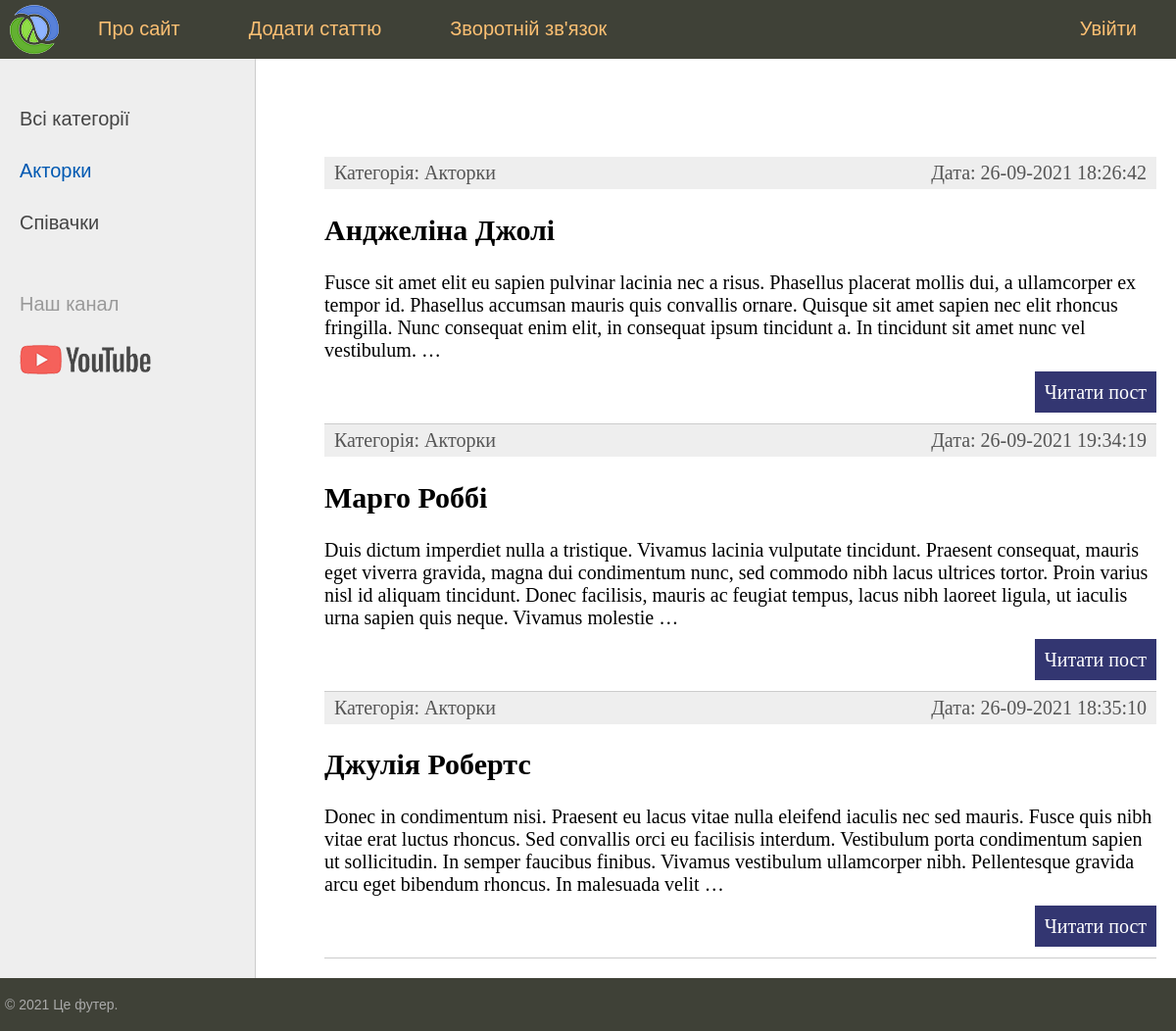
Page /category/1/ on the committed database.
### women/models.py (models this page shows, shortened)
class Category(models.Model):
    name = models.CharField(max_length=100, db_index=True)
    def __str__(self):
        return self.name
    def get_absolute_url(self):
        return reverse('category', kwargs={'cat_id': self.pk})

class Women(models.Model):
    title = models.CharField(max_length=255, verbose_name="Заголовок")
    content = models.TextField(blank=True, verbose_name="Контент статті")
    photo = models.ImageField(upload_to="photos/%Y/%m/%d/", verbose_name="Фото")
    time_create = models.DateTimeField(auto_now_add=True, verbose_name="Дата створення")
    time_update = models.DateTimeField(auto_now=True, verbose_name="Дата редагування")
    is_published = models.BooleanField(default=True, verbose_name="Чи опубліковано")
    cat = models.ForeignKey('Category', on_delete=models.PROTECT, null=True, verbose_name="Категорії")
    def get_absolute_url(self):
        return reverse('post', kwargs={'post_id': self.pk})
    class Meta:
        verbose_name = 'Відомі жінки'
        verbose_name_plural = 'Відомі жінки'
        ordering = ['time_create', 'title']

### women/views.py (the view)
# urls.py: path('category/<int:cat_id>/', show_category, name='category'),
def show_category(request, cat_id):
    posts = Women.objects.filter(cat_id=cat_id)
    cats = Category.objects.all()
    if len(posts) == 0:
        raise Http404()
    context = {
        'posts': posts,
        'cats': cats,
        'menu': menu,
        'title': 'Відображення згідно рубрик',
        'cat_selected': cat_id,
    }
    return render(request, 'women/index.html', context=context)

### women/templates/women/index.html (shortened to what this page needs)
{% extends 'women/base.html' %}
{% block content %}
<ul class="list-articles">
	{% for p in posts %}
			<li><div class="article-panel">
                <p class="first">Категорія: {{p.cat}}</p>
				<p class="last">Дата: {{p.time_update|date:"d-m-Y H:i:s"}}</p>
			    </div>
				<h2>{{p.title}}</h2>
	{% autoescape on %}
	{{p.content|linebreaks|truncatewords:50}}
	{% endautoescape %}
			<p class="link-read-post"><a href='{{ p.get_absolute_url }}'>Читати пост</a></p>
			</li>
	{% endfor %}
</ul>
{% endblock %}

### women/templates/women/base.html (shortened to what this page needs)
{% load static %}
<!DOCTYPE html>
<html>
<head>
	<link type="text/css" href="{% static 'women/css/styles.css' %}" rel="stylesheet" />
</head>
<body>
<table class="table-page" border=0 cellpadding="0" cellspacing="0">
<tr><td valign=top>
{% block mainmenu %}
		<div class="header">
			<ul id="mainmenu" class="mainmenu">
			<li class="logo"><a href="{% url 'home' %}"><div class="logo"></div></a></li>
{% for m in menu %}
	{% if not forloop.last %}
			<li><a href="{% url m.url_name %}">{{m.title}}</a></li>
	{% else %}
			<li class="last"><a href="{% url m.url_name %}">{{m.title}}</a></li>
	{% endif %}
{% endfor %}
			</ul>
		</div>
{% endblock mainmenu %}
<table class="table-content" border=0 cellpadding="0" cellspacing="0">
<tr>
	<td valign="top" class="left-chapters">
	<ul id="leftchapters">
{% if cat_selected == 0 %}
                   <li class="selected">Всі категорії</li>
{% else %}
                   <li><a href="{% url 'home' %}">Всі категорії</a></li>
{% endif %}
{% for c in cats %}
         {% if c.pk == cat_selected %}
                   <li class="selected">{{c.name}}</li>
         {% else %}
                   <li><a href="{{ c.get_absolute_url }}">{{c.name}}</a></li>
         {% endif %}
{% endfor %}
		<li class="share">
		<p>Наш канал</p>
		<a class="share-yt" href="#" target="_blank" rel="nofollow"></a>
		</li>
	</ul>
</td>
<td valign="top" class="content">
	<div class="content-text">
{% block content %}
{% endblock %}
	</div>
</td></tr></table>
</td></tr>
<tr><td valign=top>
	<div id="footer">
		<p>&copy; 2021 Це футер.</p>
	</div>
</td></tr></table>
</body>
</html>

### women/static/women/css/styles.css (style rules this page uses)
html, body { font-family: 'Arial'; margin: 0; padding: 0; height: 100%; width: 100%; color: #444; }
a { color: #0059b2; text-decoration: none; }
p.link-read-post { text-align: right; }
p.link-read-post a { padding: 10px; min-width: 100px; background: #333671; color: #fff; text-decoration: none; }
div.article-panel { background: #eee; padding: 5px 10px 5px 10px; box-sizing border-box; overflow: hidden; color: #555; }
div.article-panel p.first { margin: 0; float: left; }
div.article-panel p.last { margin: 0; float: right; }
ul.list-articles { list-style: none; margin: 0; padding: 0; }
ul.list-articles li { border-bottom: 1px solid #ccc; }
.table-page { width: 100%; height: 100%; vertical-align: top; }
.table-page tr { height: 100%; }
.header { background: #3F4137; height: 60px; }
.logo { background: url('../images/logo.png') no-repeat 10px 5px; width: 70px; height: 60px; }
ul.mainmenu { list-style: none; margin: 0; padding: 0; height: 60px; color: #fdc073; font-size: 20px; overflow: hidden; }
ul.mainmenu li { float: left; margin: 18px 40px 0 30px; }
ul.mainmenu li.logo { margin: 0; }
ul.mainmenu li.last { float: right; }
ul.mainmenu li a { color: #fdc073; text-decoration: none; }
.table-content { width: 100%; min-height: 100%; height: 100%; }
.left-chapters { margin: 0; background: #eee; border-right: 1px solid #ccc; min-height: 100%; }
.left-chapters ul { width: 230px; min-height: 100%; margin: 0; padding: 20px 10px 10px 20px; list-style: none; font-size: 20px; }
.left-chapters ul li { margin: 30px 0 0 0; color: #999; }
.left-chapters ul li.selected { color: #0059b2; }
.left-chapters ul li a { color: #444; text-decoration: none; }
.left-chapters ul li.share { margin: 60px 0 0 0; }
.left-chapters ul li.share p { margin: 30px 0 30px 0; }
.left-chapters ul li.share a { display: inline-block; width: 40px; height: 40px; margin: 0 20px 0 0; }
.left-chapters ul li.share a.share-yt { width: 100%; height: 30px; background: url('../images/share_yt.png') no-repeat 0 0 }
.content { padding: 40px 20px 20px 40px; width: 100%; box-sizing: border-box; }
.content-text { margin: 60px 0 0 30px; color: #000; font-size: 20px; font-family: Yandex Sans Display Light; }
#footer { box-sizing: border-box; background: #3F4137; padding: 5px; color: #aaa; font-size: 14px; font-family: Verdana, Geneva, Arial, Helvetica; text-align: left; overflow: hidden; }

### rows in the picture
Category: name "Акторки"
Category: name "Співачки"
Women: cat "Акторки", time_update "26-09-2021 18:26:42", title "Анджеліна Джолі", content "Fusce sit amet elit eu sapien pulvinar lacinia nec a risus. Phasellus placerat mollis dui, a ullamcorper ex tempor id. Phasellus accumsan mauris quis convallis ornare. Quisque sit amet sapien nec elit rhoncus fringilla. Nunc consequat enim elit, in consequat ipsum tincidunt a. In tincidunt sit amet nunc vel vestibulum. …"
Women: cat "Акторки", time_update "26-09-2021 19:34:19", title "Марго Роббі", content "Duis dictum imperdiet nulla a tristique. Vivamus lacinia vulputate tincidunt. Praesent consequat, mauris eget viverra gravida, magna dui condimentum nunc, sed commodo nibh lacus ultrices tortor. Proin varius nisl id aliquam tincidunt. Donec facilisis, mauris ac feugiat tempus, lacus nibh laoreet ligula, ut iaculis urna sapien quis neque. Vivamus molestie …"
Women: cat "Акторки", time_update "26-09-2021 18:35:10", title "Джулія Робертс", content "Donec in condimentum nisi. Praesent eu lacus vitae nulla eleifend iaculis nec sed mauris. Fusce quis nibh vitae erat luctus rhoncus. Sed convallis orci eu facilisis interdum. Vestibulum porta condimentum sapien ut sollicitudin. In semper faucibus finibus. Vivamus vestibulum ullamcorper nibh. Pellentesque gravida arcu eget bibendum rhoncus. In malesuada velit …"

### other values in the picture
{{ m.title }} "Про сайт" "Додати статтю" "Зворотній зв'язок"
{{ m.title }} "Увійти"
